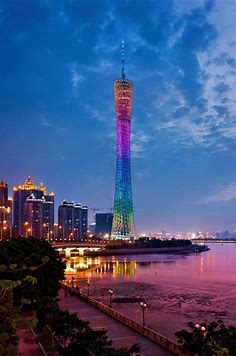
#> input picture opencv/img/cantontower.png, 236 x 356 px, found by its file name; the run also reads 1 picture not shown here
$ python 2.py
#> lines starting #> are read from the running program, lines starting #| are printed output that depends on the picture
import numpy as np
import cv2 as cv

gray_img = cv.imread('opencv\img\cantontower.png', 0)  # 加载灰度图像
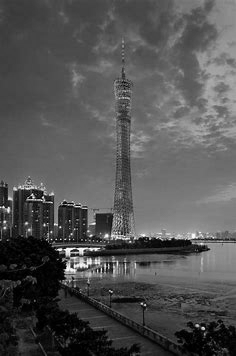
#> gray_img: shape (356, 236); min 0, max 253, mean 83.2
color_img = cv.imread('opencv\img\cantontower.jpg', 1)  # 加载彩色图像
cv.namedWindow('zsa',cv.WINDOW_AUTOSIZE)
cv.imshow('zsa', gray_img)
b = cv.waitKey()  # 0或无参数则窗口一直等待，如果不为0或空，则n毫秒后消失
#> (key Esc is pressed here)
